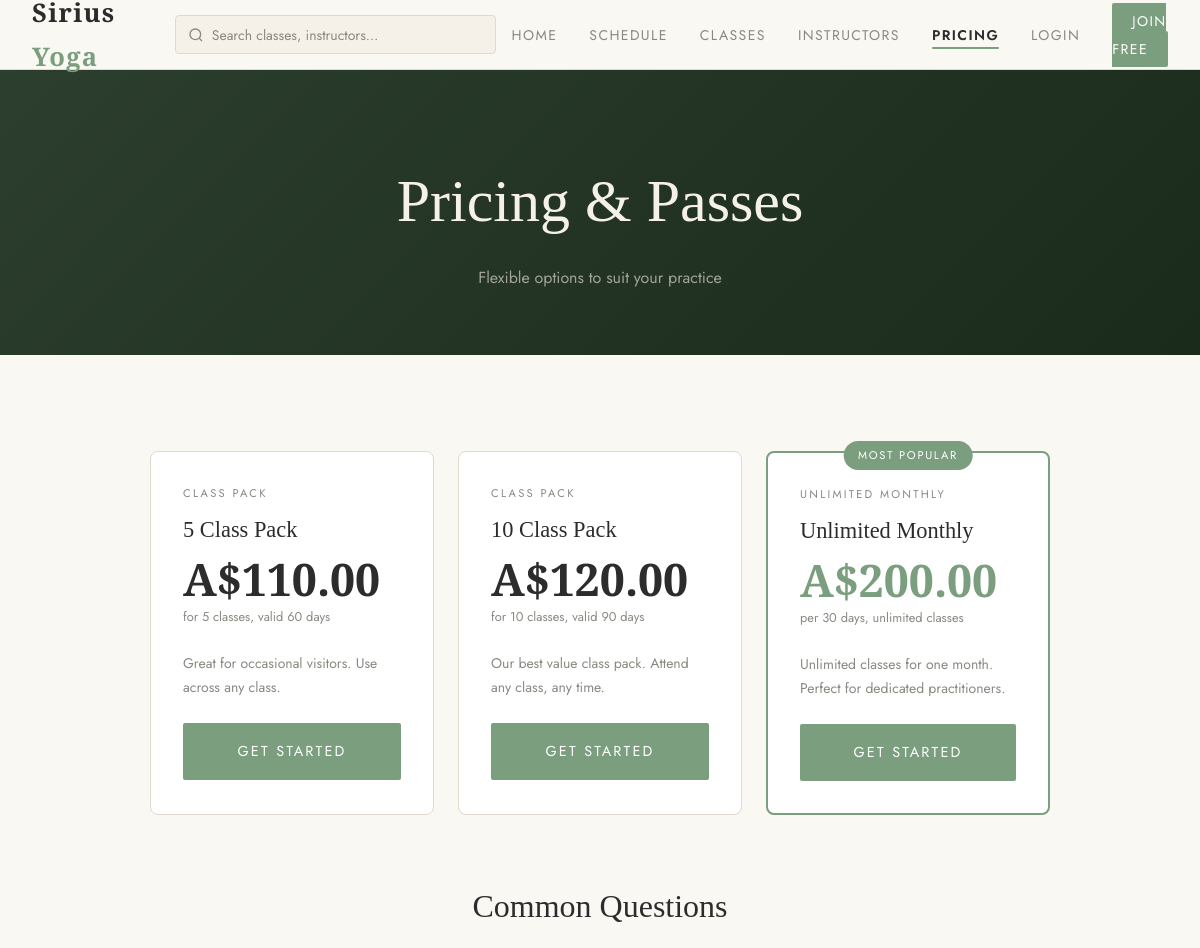
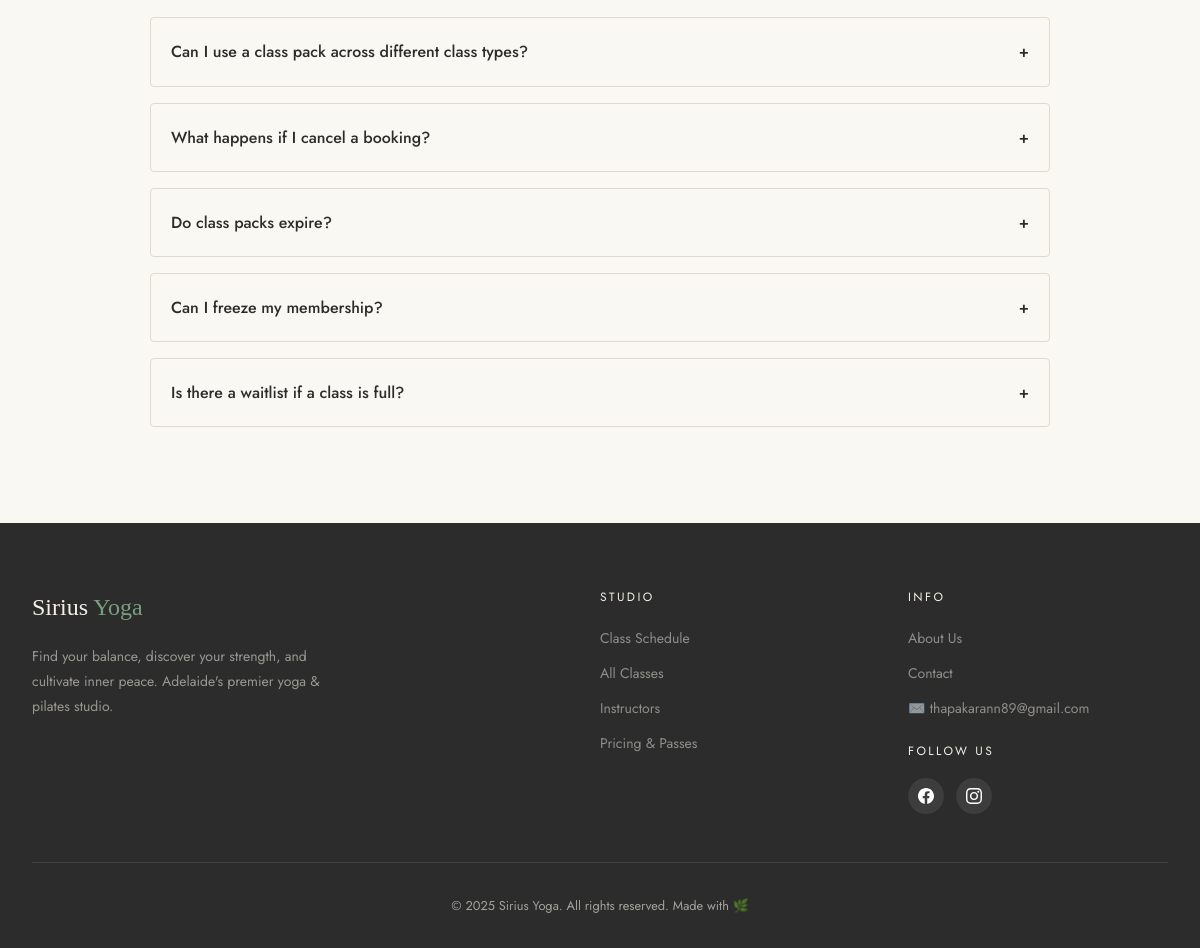
The page /pricing/ on the database its author committed (2 pictures, top to bottom).
### core/models.py (models this page shows, shortened)
class MembershipPlan(models.Model):
    PLAN_TYPE_CHOICES = [
        ('unlimited', 'Unlimited Monthly'),
        ('pack', 'Class Pack'),
        ('drop_in', 'Drop-In'),
    ]
    name = models.CharField(max_length=100)
    plan_type = models.CharField(max_length=20, choices=PLAN_TYPE_CHOICES)
    description = models.TextField(blank=True)
    price = models.DecimalField(max_digits=8, decimal_places=2)
    classes_included = models.IntegerField(null=True, blank=True, help_text="For packs. Null = unlimited")
    validity_days = models.IntegerField(default=30, help_text="How many days this plan is valid")
    is_active = models.BooleanField(default=True)
    highlight = models.BooleanField(default=False, help_text="Mark as featured/popular")

### core/views.py (the view)
# urls.py: path('pricing/', views.pricing_view, name='pricing'),
def pricing_view(request):
    plans = MembershipPlan.objects.filter(is_active=True).order_by('price')
    faq = [
        ("Can I use a class pack across different class types?", "Yes! All class packs and memberships can be used for any class at Sirius Yoga, including yoga, pilates, reformer, meditation, and breathwork sessions."),
        ("What happens if I cancel a booking?", "You can cancel up to the class's cancellation deadline (usually 12–24 hours before). If you paid individually, you'll receive a credit. If you used a class pack, your class is returned automatically."),
        ("Do class packs expire?", "Yes. The 5-class pack is valid for 60 days, and the 10-class pack for 90 days. Unlimited monthly memberships run for 30 days from purchase."),
        ("Can I freeze my membership?", "Please contact us directly to discuss freezing your membership due to injury, travel, or illness. We're flexible and happy to help."),
        ("Is there a waitlist if a class is full?", "Yes! You can join the waitlist for any full class. If a spot opens up, you'll be automatically notified by email."),
    ]
    return render(request, 'pricing.html', {'plans': plans, 'faq': faq})

### core/context_processors.py (called while the page is built)
def cart_count(request):
    count = 0
    if request.user.is_authenticated:
        count = CartItem.objects.filter(user=request.user).count()
    return {'cart_count': count}

### templates/pricing.html (shortened to what this page needs)
{% extends 'base.html' %}
{% block content %}
<div class="page-header">
  <h1>Pricing & Passes</h1>
  <p>Flexible options to suit your practice</p>
</div>
<section class="section">
  <div class="section-inner">
    <div style="max-width:900px;margin:0 auto;">
      <div style="display:grid;grid-template-columns:repeat(auto-fill,minmax(260px,1fr));gap:1.5rem;">
        {% for plan in plans %}
        <div style="background:white;border:{% if plan.highlight %}2px solid var(--sage){% else %}1px solid var(--border){% endif %};border-radius:8px;padding:2rem;position:relative;transition:all 0.3s;">
          {% if plan.highlight %}
          <div style="position:absolute;top:-12px;left:50%;transform:translateX(-50%);background:var(--sage);color:white;font-size:0.7rem;letter-spacing:0.15em;text-transform:uppercase;padding:0.3rem 0.9rem;border-radius:20px;">Most Popular</div>
          {% endif %}
          <div style="font-size:0.7rem;letter-spacing:0.2em;text-transform:uppercase;color:var(--soft-grey);margin-bottom:0.5rem;">{{ plan.get_plan_type_display }}</div>
          <div style="font-family:'Cormorant Garamond',serif;font-size:1.4rem;font-weight:500;margin-bottom:0.5rem;">{{ plan.name }}</div>
          <div style="font-family:'Cormorant Garamond',serif;font-size:2.8rem;font-weight:600;color:{% if plan.highlight %}var(--sage){% else %}var(--charcoal){% endif %};line-height:1;margin-bottom:0.25rem;">A${{ plan.price }}</div>
          <div style="font-size:0.8rem;color:var(--soft-grey);margin-bottom:1.5rem;">
            {% if plan.plan_type == 'unlimited' %}per {{ plan.validity_days }} days, unlimited classes
            {% elif plan.plan_type == 'pack' %}for {{ plan.classes_included }} classes, valid {{ plan.validity_days }} days
            {% else %}single session{% endif %}
          </div>
          {% if plan.description %}<p style="font-size:0.875rem;color:var(--soft-grey);line-height:1.7;margin-bottom:1.5rem;">{{ plan.description }}</p>{% endif %}
          {% if user.is_authenticated %}
          <a href="{% url 'buy_membership' plan.pk %}" class="btn-primary btn-full" style="text-align:center;display:block;{% if plan.highlight %}background:var(--sage){% else %}background:var(--charcoal){% endif %}">Buy Now</a>
          {% else %}
          <a href="{% url 'register' %}" class="btn-primary btn-full" style="text-align:center;display:block;">Get Started</a>
          {% endif %}
        </div>
        {% empty %}
        <div style="grid-column:1/-1;text-align:center;padding:3rem;color:var(--soft-grey);">
          <p>Pricing plans coming soon. <a href="{% url 'contact' %}" style="color:var(--sage);">Contact us</a> for rates.</p>
        </div>
        {% endfor %}
      </div>
      <div style="margin-top:4rem;">
        <h3 style="font-family:'Cormorant Garamond',serif;font-size:2rem;font-weight:400;text-align:center;margin-bottom:2rem;">Common Questions</h3>
        <div style="display:flex;flex-direction:column;gap:1rem;">
          {% for q, a in faq %}
          <details style="border:1px solid var(--border);border-radius:4px;padding:1.25rem;">
            <summary style="font-weight:500;cursor:pointer;list-style:none;display:flex;justify-content:space-between;align-items:center;">{{ q }}<span>+</span></summary>
          </details>
          {% endfor %}
        </div>
      </div>
    </div>
  </div>
</section>
{% endblock %}

### static/css/style.css (style rules this page uses)
:root { --cream: #f5f0e8; --warm-white: #faf8f3; --sage: #7a9e7e; --sage-dark: #4a7550; --terracotta: #c4704f; --gold: #c9a84c; --charcoal: #2c2c2c; --soft-grey: #8a8880; --border: #e0d9cc; --shadow: rgba(44,44,44,0.08); }
* { margin: 0; padding: 0; box-sizing: border-box; }
body { font-family: 'Jost', sans-serif; background-color: var(--warm-white); color: var(--charcoal); line-height: 1.7; }
.btn-primary { background: var(--sage); color: white; padding: 0.9rem 2.5rem; border: none; border-radius: 2px; font-family: 'Jost', sans-serif; font-size: 0.875rem; letter-spacing: 0.15em; text-transform: uppercase; cursor: pointer; text-decoration: none; display: inline-block; transition: all 0.3s; }
.section { padding: 6rem 2rem; }
.section-inner { max-width: 1200px; margin: 0 auto; }
.btn-full { width: 100%; padding: 1rem; font-size: 0.9rem; }
.page-header { background: linear-gradient(135deg, #2c3e2d, #1a2a1b); padding: 5rem 2rem 4rem; text-align: center; color: var(--cream); }
.page-header h1 { font-family: 'Cormorant Garamond', serif; font-size: clamp(2.5rem, 5vw, 4rem); font-weight: 300; }
.page-header p { color: rgba(245,240,232,0.6); margin-top: 0.75rem; }
details summary span { display: inline-block; transition: transform 0.2s; }

### rows shown on the page
MembershipPlan: plan_type "CLASS PACK", name "5 Class Pack", price "110.00", classes_included "5", validity_days "60", description "Great for occasional visitors. Use across any class."
MembershipPlan: plan_type "CLASS PACK", name "10 Class Pack", price "120.00", classes_included "10", validity_days "90", description "Our best value class pack. Attend any class, any time."
MembershipPlan: highlight "MOST POPULAR", plan_type "UNLIMITED MONTHLY", name "Unlimited Monthly", price "200.00", validity_days "30", description "Unlimited classes for one month. Perfect for dedicated practitioners."

### other values the page prints
{{ q }} "Can I use a class pack across different class types?" "What happens if I cancel a booking?" "Do class packs expire?" "Can I freeze my membership?" "Is there a waitlist if a class is full?"
